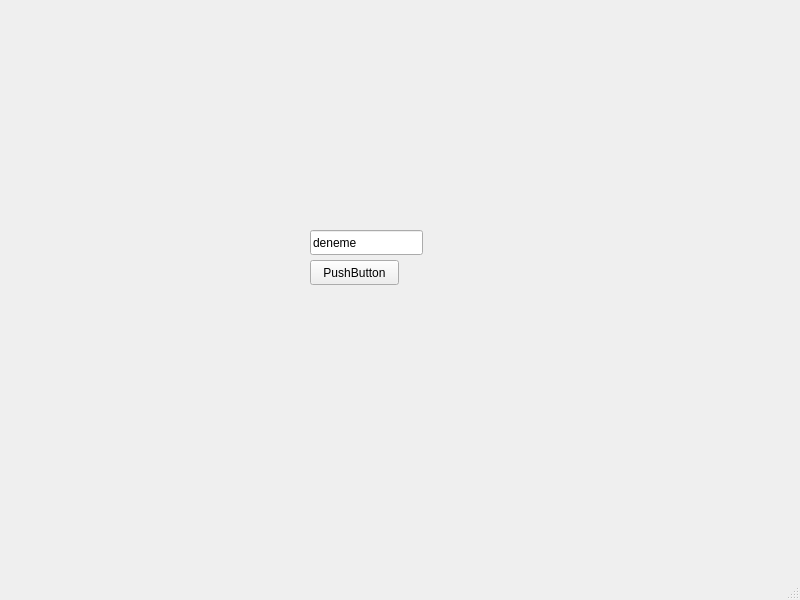
<?xml version="1.0" encoding="UTF-8"?>
<ui version="4.0">
 <class>MainWindow</class>
 <widget class="QMainWindow" name="MainWindow">
  <property name="geometry">
   <rect>
    <x>0</x>
    <y>0</y>
    <width>800</width>
    <height>600</height>
   </rect>
  </property>
  <property name="windowTitle">
   <string>MainWindow</string>
  </property>
  <widget class="QWidget" name="centralwidget">
   <widget class="QPushButton" name="pushButton">
    <property name="geometry">
     <rect>
      <x>310</x>
      <y>260</y>
      <width>89</width>
      <height>25</height>
     </rect>
    </property>
    <property name="text">
     <string>PushButton</string>
    </property>
   </widget>
   <widget class="QLineEdit" name="lineEdit">
    <property name="geometry">
     <rect>
      <x>310</x>
      <y>230</y>
      <width>113</width>
      <height>25</height>
     </rect>
    </property>
    <property name="text">
     <string>deneme</string>
    </property>
   </widget>
  </widget>
  <widget class="QMenuBar" name="menubar">
   <property name="geometry">
    <rect>
     <x>0</x>
     <y>0</y>
     <width>800</width>
     <height>22</height>
    </rect>
   </property>
  </widget>
  <widget class="QStatusBar" name="statusbar"/>
 </widget>
 <resources/>
 <connections/>
</ui>
